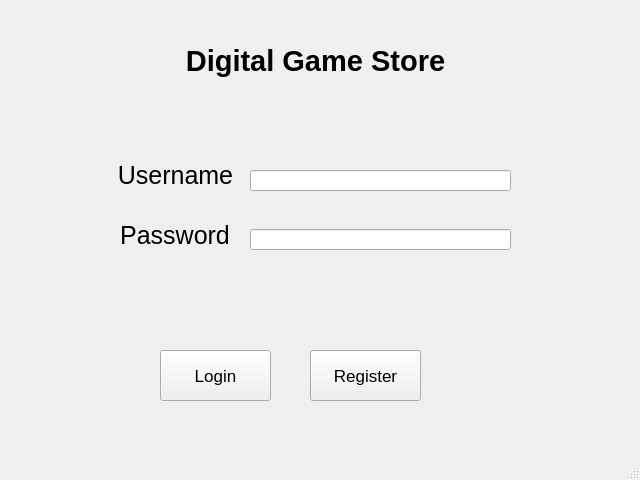
<?xml version="1.0" encoding="UTF-8"?>
<ui version="4.0">
 <class>MainWindow</class>
 <widget class="QMainWindow" name="MainWindow">
  <property name="geometry">
   <rect>
    <x>0</x>
    <y>0</y>
    <width>640</width>
    <height>480</height>
   </rect>
  </property>
  <property name="font">
   <font>
    <pointsize>13</pointsize>
    <underline>false</underline>
    <strikeout>false</strikeout>
   </font>
  </property>
  <property name="windowTitle">
   <string>MainWindow</string>
  </property>
  <widget class="QWidget" name="centralwidget">
   <widget class="QPushButton" name="pushButton">
    <property name="geometry">
     <rect>
      <x>160</x>
      <y>350</y>
      <width>111</width>
      <height>51</height>
     </rect>
    </property>
    <property name="text">
     <string>Login</string>
    </property>
   </widget>
   <widget class="QPushButton" name="pushButton_2">
    <property name="geometry">
     <rect>
      <x>310</x>
      <y>350</y>
      <width>111</width>
      <height>51</height>
     </rect>
    </property>
    <property name="text">
     <string>Register</string>
    </property>
   </widget>
   <widget class="QLabel" name="label">
    <property name="geometry">
     <rect>
      <x>170</x>
      <y>30</y>
      <width>291</width>
      <height>61</height>
     </rect>
    </property>
    <property name="font">
     <font>
      <pointsize>22</pointsize>
      <weight>75</weight>
      <bold>true</bold>
     </font>
    </property>
    <property name="layoutDirection">
     <enum>Qt::LeftToRight</enum>
    </property>
    <property name="text">
     <string>Digital Game Store</string>
    </property>
    <property name="alignment">
     <set>Qt::AlignCenter</set>
    </property>
   </widget>
   <widget class="QLabel" name="label_2">
    <property name="geometry">
     <rect>
      <x>110</x>
      <y>150</y>
      <width>131</width>
      <height>51</height>
     </rect>
    </property>
    <property name="font">
     <font>
      <pointsize>19</pointsize>
     </font>
    </property>
    <property name="text">
     <string>Username</string>
    </property>
    <property name="alignment">
     <set>Qt::AlignCenter</set>
    </property>
    <property name="wordWrap">
     <bool>false</bool>
    </property>
   </widget>
   <widget class="QLabel" name="label_3">
    <property name="geometry">
     <rect>
      <x>110</x>
      <y>210</y>
      <width>130</width>
      <height>51</height>
     </rect>
    </property>
    <property name="font">
     <font>
      <pointsize>19</pointsize>
     </font>
    </property>
    <property name="text">
     <string>Password</string>
    </property>
    <property name="alignment">
     <set>Qt::AlignCenter</set>
    </property>
    <property name="wordWrap">
     <bool>false</bool>
    </property>
   </widget>
   <widget class="QLineEdit" name="lineEdit_2">
    <property name="geometry">
     <rect>
      <x>250</x>
      <y>229</y>
      <width>261</width>
      <height>21</height>
     </rect>
    </property>
   </widget>
   <widget class="QLineEdit" name="lineEdit_3">
    <property name="geometry">
     <rect>
      <x>250</x>
      <y>170</y>
      <width>261</width>
      <height>21</height>
     </rect>
    </property>
   </widget>
  </widget>
  <widget class="QStatusBar" name="statusbar"/>
 </widget>
 <resources/>
 <connections/>
</ui>
